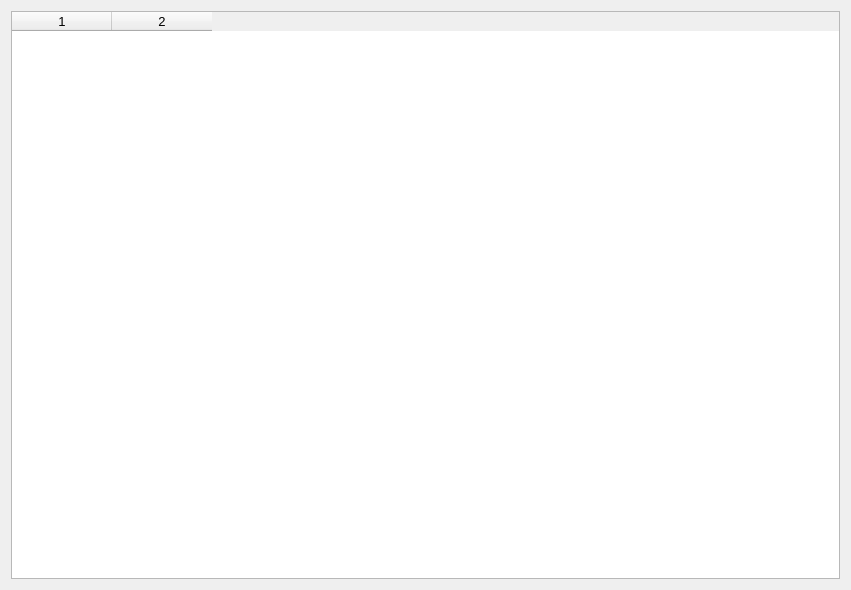
<?xml version="1.0" encoding="UTF-8"?>
<ui version="4.0">
 <class>Form</class>
 <widget class="QWidget" name="Form">
  <property name="geometry">
   <rect>
    <x>0</x>
    <y>0</y>
    <width>851</width>
    <height>590</height>
   </rect>
  </property>
  <property name="windowTitle">
   <string>Form</string>
  </property>
  <layout class="QVBoxLayout" name="verticalLayout">
   <item>
    <widget class="QTableWidget" name="devicetable">
     <property name="font">
      <font>
       <pointsize>10</pointsize>
      </font>
     </property>
     <property name="lineWidth">
      <number>5</number>
     </property>
     <property name="gridStyle">
      <enum>Qt::DashLine</enum>
     </property>
     <property name="columnCount">
      <number>2</number>
     </property>
     <attribute name="horizontalHeaderCascadingSectionResizes">
      <bool>true</bool>
     </attribute>
     <column/>
     <column/>
    </widget>
   </item>
  </layout>
 </widget>
 <resources/>
 <connections/>
</ui>
